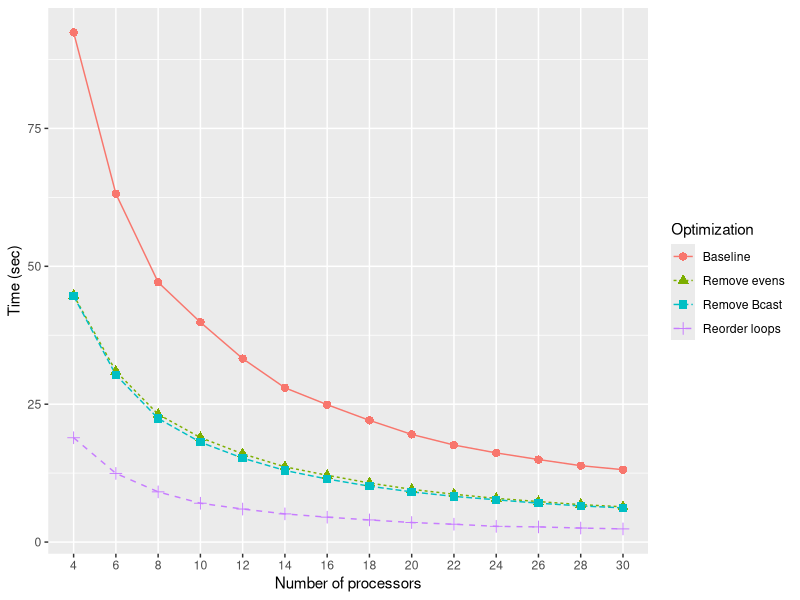

Reproduce this figure in R. (Note: this script raises an error after producing the figure.)
library(data.table)
library(ggplot2)
library(reshape)
library(xtable)

data <- read.csv("s.csv", header = F)
data <- data[,c(1,3,5)]
names(data) = c("S","Cores","Time")
data <- data.table(data)
data <- unique(data[, Time:=mean(Time), by=list(S, Cores)])

legend_title = "Optimization"
breaks = c("S0", "S1","S2","S3")
labels = c("Baseline", "Remove evens", "Remove Bcast", "Reorder loops")

g = ggplot(data=data, aes(x=factor(Cores), y=Time, group=S, colour=S, shape=S)) +
    geom_line(aes(linetype=S)) +
    geom_point(size=2.5) +
    labs(x="Number of processors", y="Time (sec)") +
    scale_colour_discrete(name = legend_title, breaks = breaks, labels = labels) +
    scale_shape_discrete(name = legend_title,  breaks = breaks, labels = labels) +
    scale_linetype_discrete(name = legend_title, breaks = breaks, labels = labels)

#pdf("plot.pdf", width = 10.5, height = 7.5)
plot(g)
#dev.off()

table = cast(data, Cores ~ S)
names(table) = c("Cores", labels)

color2D.matplot(table[,2:5], 
                show.values = T,
                axes = F,
                xlab = "",
                ylab = "",
                vcex = 0.75,
                vcol = "black",
                extremes = c("green","yellow", "red"))
axis(3, at = seq_len(ncol(table) - 1) - 0.5, labels = labels, tick = FALSE, cex.axis = 0.75)
axis(2, at = seq_len(nrow(table)) - 0.5, labels = rev(table$Cores), tick = FALSE, las = 1, cex.axis = 0.75)

table = xtable(table, caption = "Comparing the four versions of the Sieve of Erastosthenes.", label = "tab:table1", align="cccccc")
addtorow <- list()
addtorow$pos <- list(0)
addtorow$command <- c(paste0("\\textbf{Number of} & \\multicolumn{4}{c}{\\textbf{", legend_title,"}} \\\\\n \\textbf{Cores} & \\textbf{", paste0(labels, collapse = "} & \\textbf{"), "} \\\\\n"))
print(table, include.rownames=F, add.to.row = addtorow, booktabs = T, include.colnames=F, file="tbl_table.tex")
